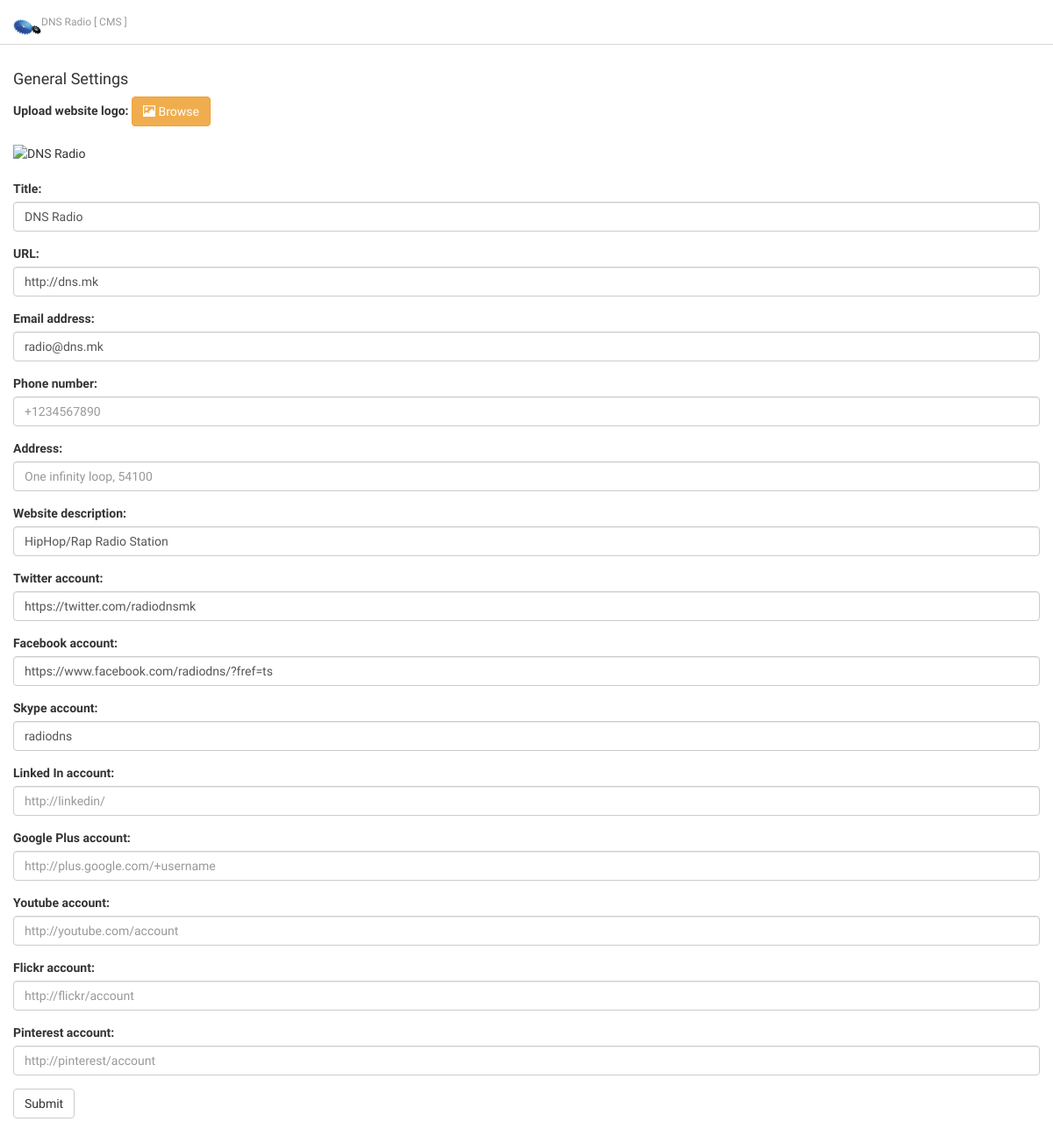
The page /settings.php on the database its author committed.
### tables this page shows
CREATE TABLE IF NOT EXISTS `general` (
  `id` int(15) NOT NULL AUTO_INCREMENT,
  `title` varchar(150) NOT NULL,
  `mainurl` varchar(150) NOT NULL,
  `email` varchar(150) NOT NULL,
  `description` varchar(150) NOT NULL,
  `image` varchar(150) NOT NULL,
  `image_thumb` varchar(150) NOT NULL,
  `address` varchar(150) NOT NULL,
  `phone` varchar(150) NOT NULL,
  `twitter` varchar(150) NOT NULL,
  `facebook` varchar(150) NOT NULL,
  `skype` varchar(150) NOT NULL,
  `linkedin` varchar(150) NOT NULL,
  `gplus` varchar(150) NOT NULL,
  `youtube` varchar(150) NOT NULL,
  `flickr` varchar(150) NOT NULL,
  `pinterest` varchar(150) NOT NULL,
  PRIMARY KEY (`id`)
);

### settings.php (the view, shortened to what this page needs)
<?php
require_once "header.php";
$dbquery = mysqli_query($con, "SELECT * FROM general ORDER BY id DESC LIMIT 1");
$row = mysqli_fetch_array($dbquery);
echo '<h4>General Settings</h4>
<form id="file_form" method="post" enctype="multipart/form-data" action="javascript:void(0);" autocomplete="on">
  <label for="browsed_file">Upload website logo: </label>
  <span class="btn btn-warning btn-file">
    <input type="file" name="browsed_file" id="browsed_file" href="javascript:void(0);" onchange="upload_fn();">
    <span class="glyphicon glyphicon-picture"> </span>  Browse
  </span>
</form>
<form action="" method="post" id="stylebrand" >
  <input type="hidden" name="general" value="general" />
  <input type="hidden" name="mainid" value="'.$row['id'].'" />
  <br />
  ';
  if(isset($row['image_thumb'])) {
   $image = '<img src="'.$row['image_thumb'].'" alt="'.$row['title'].'"/>';
 }
 echo '
 <div id="upload_status">' . $image . '</div>
 <br />
 <div class="form-group">
   <label for="title">Title: </label>
   <input type="text" class="form-control" id="title" placeholder="Website Title. No longer than 60-70 characters." name="title" value="' . $row['title'] . '">
 </div>
 <div class="form-group">
   <label for="title">URL: </label>
   <input type="text" class="form-control" id="url" placeholder="http://example.com" name="url" value="' . $row['mainurl'] . '">
 </div>
 <div class="form-group">
   <label for="email">Email address: </label>
   <input type="email" class="form-control" id="email" placeholder="Contact email address" name="email" value="' . $row['email'] . '">
 </div>
 <div class="form-group">
   <label for="phone">Phone number: </label>
   <input type="phone" class="form-control" id="phone" placeholder="+1234567890" name="phone" value="' . $row['phone'] . '">
 </div>
 <div class="form-group">
 <label for="address">Address: </label>
   <input type="address" class="form-control" id="address" placeholder="One infinity loop, 54100" name="address" value="' . $row['address'] . '">
 </div>
 <div class="form-group">
   <label for="description">Website description: </label>
   <input type="text" class="form-control" id="description" placeholder="Page description. No longer than 155 characters." name="description" value="' . $row['description'] . '">
 </div>
 <div class="form-group">
   <label for="twitter">Twitter account: </label>
   <input type="text" class="form-control" id="twitter" placeholder="@example" name="twitter" value="' . $row['twitter'] . '">
 </div>
 <div class="form-group">
   <label for="facebook">Facebook account: </label>
   <input type="text" class="form-control" id="facebook" placeholder="http://facebook.com/example" name="facebook" value="' . $row['facebook'] . '">
 </div>
 <div class="form-group">
   <label for="skype">Skype account: </label>
   <input type="text" class="form-control" id="skype" placeholder="skypeusername" name="skype" value="' . $row['skype'] . '">
 </div>
 <div class="form-group">
   <label for="linkedin">Linked In account: </label>
   <input type="text" class="form-control" id="linkedin" placeholder="http://linkedin/" name="linkedin" value="' . $row['linkedin'] . '">
 </div>
 <div class="form-group">
   <label for="gplus">Google Plus account: </label>
   <input type="text" class="form-control" id="gplus" placeholder="http://plus.google.com/+username" name="gplus" value="' . $row['gplus'] . '">
 </div>
 <div class="form-group">
   <label for="youtube">Youtube account: </label>
   <input type="text" class="form-control" id="youtube" placeholder="http://youtube.com/account" name="youtube" value="' . $row['youtube'] . '">
 </div>
 <div class="form-group">
   <label for="flickr">Flickr account: </label>
   <input type="text" class="form-control" id="flickr" placeholder="http://flickr/account" name="flickr" value="' . $row['flickr'] . '">
 </div>
 <div class="form-group">
   <label for="pinterest">Pinterest account: </label>
   <input type="text" class="form-control" id="pinterest" placeholder="http://pinterest/account" name="pinterest" value="' . $row['pinterest'] . '">
 </div>
 <button type="submit" class="btn btn-default">Submit</button>
</form>';
?>
<?php
require_once "footer.php";
?>

### css/style.css (style rules this page uses)
body { font-family: 'Rajdhani', sans-serif; background-repeat: repeat; }
.btn-file { position: relative; overflow: hidden; }

### rows shown on the page
general: title "DNS Radio", url "http://dns.mk", email "radio@dns.mk", description "HipHop/Rap Radio Station", twitter "https://twitter.com/radiodnsmk", facebook "https://www.facebook.com/radiodns/?fref=ts", skype "radiodns"

### other values the page prints
constant("ADMIN_PANEL") "DNS Radio [ CMS ]"
